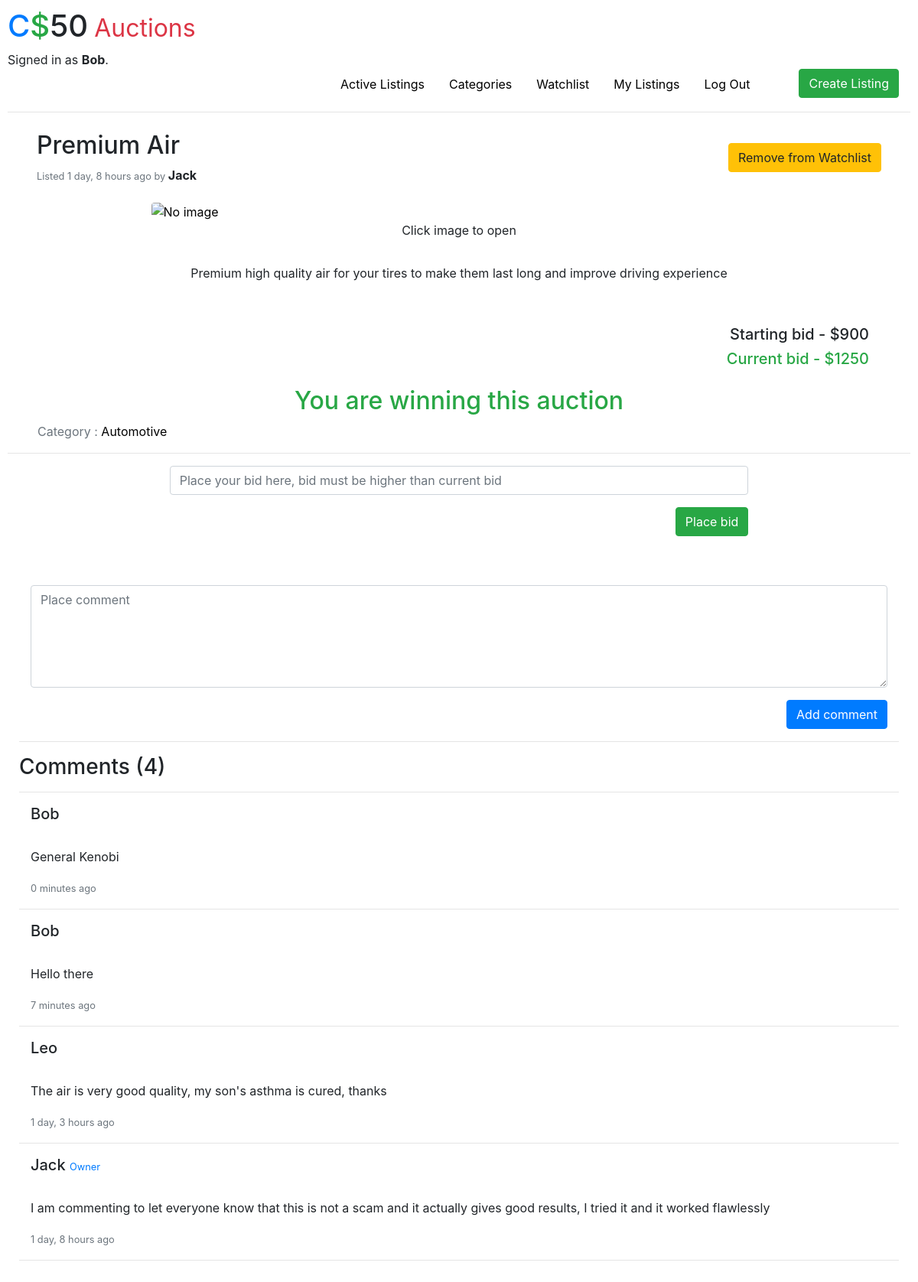
/1 (signed in), run on the app's committed database.
### auctions/models.py (models this page shows, shortened)
class User(AbstractUser):
    pass

class auction_listing(models.Model):
    title = models.CharField(max_length=80)
    description = models.TextField(max_length=600)
    owner = models.ForeignKey(User,on_delete=models.CASCADE,related_name="user_listings")
    starting_bid = models.IntegerField()
    image = models.URLField(blank=True)
    category = models.CharField(choices=Categories,max_length=100,default='Other')
    listing_time = models.DateTimeField(auto_now_add=True)
    open = models.BooleanField(default=True)

class comment(models.Model):
    comment_text = models.TextField(max_length=500)
    commenter = models.ForeignKey(User,on_delete=models.CASCADE,related_name="comments")
    listing = models.ForeignKey(auction_listing,on_delete=models.CASCADE,related_name="commented_listings")
    comment_time = models.DateTimeField(auto_now_add=True)

### auctions/views.py (the view)
# urls.py: path("<int:listing_id>",views.display_listing,name="display"),
def display_listing(request, listing_id):
    listing = auction_listing.objects.get(pk=listing_id)
    bids = bid.objects.filter(listing=listing)
    try:
        max_bid_amount = bid.objects.filter(listing=listing).aggregate(Max("amount"))[
            "amount__max"
        ]
        winner_bid = bid.objects.get(amount=max_bid_amount)
        winner = User.objects.get(bids=winner_bid)
    except:
        max_bid_amount = listing.starting_bid
        winner_bid = listing.starting_bid
        winner = None
    comments = comment.objects.filter(listing=listing).order_by('-comment_time')
    if request.user.is_authenticated:
        if watchlist.objects.filter(user=request.user, listing=listing).count() == 1:
            in_watchlist = True
        elif watchlist.objects.filter(user=request.user, listing=listing).count() == 0:
            in_watchlist = False
        else:
            return HttpResponse(
                "<br><br><br><center><h1>Something went really wrong 118</h1></center>"
            )
    else:
        in_watchlist=False
    return render(
        request,
        "auctions/listing.html",
        {
            "listing": listing,
            "current_time": get_saudi_time(),
            "comments": comments,
            "current_bid": max_bid_amount,
            "bids": bids,
            "winner": winner,
            "in_watchlist": in_watchlist
        },
    )

### auctions/views.py (called while the page is built)
def get_saudi_time():
    now = datetime.datetime.now()
    my_timezone_adjustment = datetime.timedelta(hours=3)
    now = now - my_timezone_adjustment
    now = now.replace(tzinfo=datetime.timezone.utc)
    return now

### auctions/templates/auctions/listing.html (shortened to what this page needs)
{% extends "auctions/layout.html" %}
{% block body %}
<div class="container-fluid">
    <div class="px-2 my-4 d-flex">
        <div class="col-8 text-left">
            <h2>{{listing.title}}</h2>
            <small class="text-muted">Listed {{listing.listing_time | timesince:current_time}} ago by
            </small><strong>{{listing.owner.username}}</strong>
        </div>
        {% if user.is_authenticated %}
        <div class="col-4 container-fluid text-right my-3">
            {% if not in_watchlist %}
            <form action="{% url 'add_to_watchlist'%}" method="post">
                {% csrf_token %}
                <input type="hidden" name="listing_id" value="{{listing.id}}">
                <button type="submit" class="btn btn-info">Add to Watchlist</button>
            </form>
            {% else %}
            <form action="{% url 'remove_from_watchlist'%}" method="post">
                <button type="submit" class="btn btn-warning">Remove from Watchlist</button>
            </form>
            {% endif %}
        </div>
        {% endif %}
    </div>
    <div class="my-2">
        <a href="{{listing.image}}" target="blank">
            <img src="{{listing.image}}" alt="No image" class="rounded mx-auto d-block" width="70%">
        </a>
        <center>Click image to open</center>
    </div>
    <div class="container text-center my-3 py-3">
        <p>{{listing.description}}</p>
    </div>
    <div class="text-right py-2 my-2 container-fluid">
        <h5 class="mx-4">Starting bid - ${{listing.starting_bid}}</h5>
        <h5 class="mx-4 text-success">Current bid - ${{current_bid}}</h5>
    </div>
    {% if user.is_authenticated %}
    {% if user == winner %}
    <div class="container-fluid text-center">
        {% if listing.open %}
        <h2 class="text-success">You are winning this auction</h2>
        {% else %}
        <h2 class="text-success">You have won this auction</h2>
        {% endif %}
    </div>
    {% endif %}
    {% endif %}
    <div class="text-muted px-4">
        Category : <a href="{% url 'show_category' listing.category %} ">{{listing.category}}</a>
    </div>
</div>
<hr>
<div class="container-fluid mt-3 col-8">
    {% if user.is_authenticated %}
    {% if listing.open %}
    <form action="{% url 'place_bid' %}" method="post">
        <div>
            <input type="number" step="1" name="amount" class="form-control" required min='{{current_bid | add:"1"}}'
                placeholder="Place your bid here, bid must be higher than current bid">
        </div>
        <div class="text-right">
            <button type="submit" class="btn btn-success my-3">Place bid</button>
        </div>
    </form>
    {% else %}
    <div class="text-center text-danger pd-3">
        <h4>Listing closed</h4>
    </div>
    {% endif %}
    {% endif %}
</div>
<div class="container-fluid my-5">
    {% if listing.open %}
    <div class="my-3 container-fluid">
        {% if user.is_authenticated %}
        <form action="{% url 'add_comment'%}" method="post">
            <div>
                <textarea class="form-control" name="comment" cols="30" rows="5" required
                    placeholder="Place comment"></textarea>
            </div>
            <div class="text-right my-3">
                <button type="submit" class="btn btn-primary">
                    Add comment
                </button>
        </form>
        {% else %}
        <div class="pd-3 text-center">
            <h4 class="text-muted"><a href="{% url 'login' %}" style="text-decoration: underline;">Login </a> To Leave Comments And Place Bids</h4>
        </div>
        {% endif %}
    </div>
    {% endif %}
</div>
<hr>
<h3>Comments ({{comments.count}})</h3>
<hr>
{% for comment in comments %}
<div class="container-fluid my-2">
    <h5>
        {{comment.commenter.username}}
        {% if comment.commenter == listing.owner %}
        <small><small class="text-primary">Owner</small></small>
        {% endif %}
    </h5><br>
    <p>
        {{comment.comment_text}}
    </p>
    <small class="text-muted">{{comment.comment_time | timesince:current_time}} ago</small>
</div>
<hr>
{% endfor %}
{% endblock %}

### auctions/templates/auctions/layout.html (shortened to what this page needs)
{% load static %}
<!DOCTYPE html>
<html lang="en">
<head>
    <link rel="stylesheet" href="https://stackpath.bootstrapcdn.com/bootstrap/4.4.1/css/bootstrap.min.css"
>
    <link href="{% static 'auctions/styles.css' %}" rel="stylesheet">
</head>
<body>
    <h1><span class="text-primary">C</span><span class="text-success">$</span>50<span
            class="text-danger mx-2"><small>Auctions</small></span></h1>
    <div>
        {% if user.is_authenticated %}
        Signed in as <strong>{{ user.username }}</strong>.
        {% else %}
        Not signed in.
        {% endif %}
    </div>
    <div class="container-fluid d-flex justify-content-end">
    <ul class="nav">
        <li class="nav-item">
            <a class="nav-link" style="color:black" href="{% url 'index' %}">Active Listings</a>
        </li>
        <li class="nav-item">
            <a class="nav-link" style="color:black" href="{% url 'all_categories' %}">Categories</a>
        </li>
        {% if user.is_authenticated %}
        <li class="nav-item">
            <a class="nav-link" style="color:black" href="{% url 'show_watchlist' %}">Watchlist</a>
        </li>
        <li class="nav-item">
            <a class="nav-link" style="color:black" href="{% url 'my_listings' %}">My Listings</a>
        </li>
        <li class="nav-item">
            <a class="nav-link" style="color:black" href="{% url 'logout' %}">Log Out</a>
        </li>
        <li class="nav-item ml-5" >
            <a href="{% url 'create_listing' %}">
                <button class="btn btn-success">
                    Create Listing
                </button>
            </a>
        </li>
        {% endif %}
    </ul>
    </div>
    <hr>
    {% block body %}
    {% endblock %}
</body>
</html>

### auctions/static/auctions/styles.css (style rules this page uses)
body { padding: 10px; }
.nav-link { color:black; }

### auctions/templates/auctions/layout.html (style rules this page uses)
a { color:black; }

### data on the page
User: username "Bob"
auction_listing: title "Premium Air", listing_time "1 day, 8 hours", owner.username "Jack", description "Premium high quality air for your tires to make them last long and improve driving experience", starting_bid "900", category "Automotive"
comment: commenter.username "Bob", comment_text "General Kenobi", comment_time "0 minutes"
comment: commenter.username "Bob", comment_text "Hello there", comment_time "7 minutes"
comment: commenter.username "Leo", comment_text "The air is very good quality, my son's asthma is cured, thanks", comment_time "1 day, 3 hours"
comment: commenter.username "Jack", shows "Owner", comment_text "I am commenting to let everyone know that this is not a scam and it actually gives good results, I tried it and it worked flawlessly", comment_time "1 day, 8 hours"

### other printed values
{{ current_bid }} "1250"
{{ comments.count }} "4"
